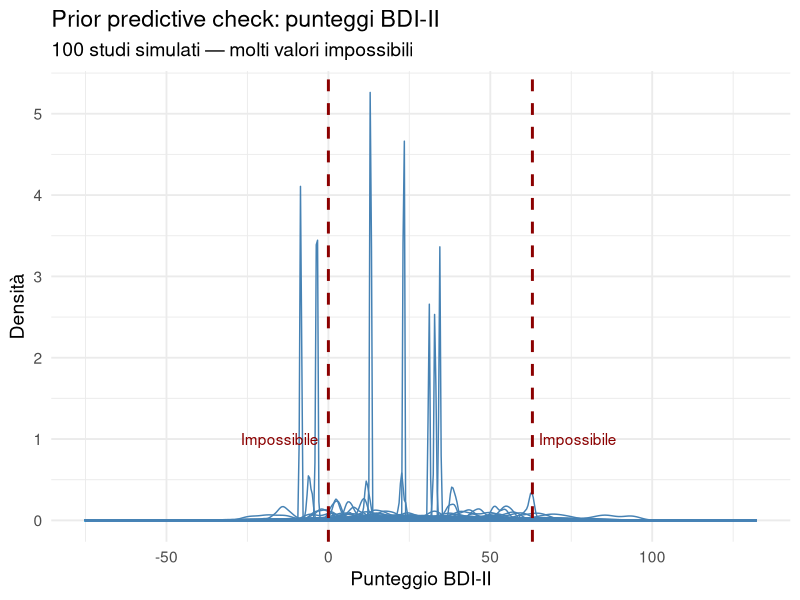
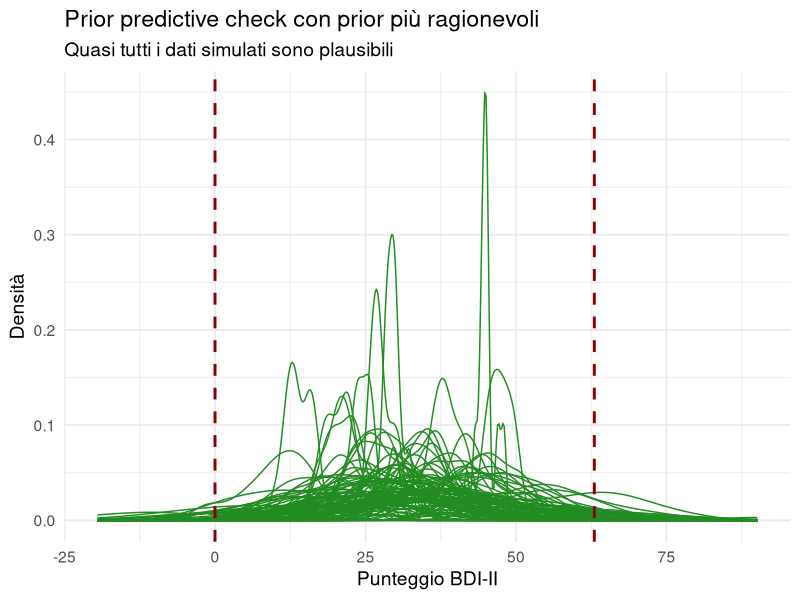
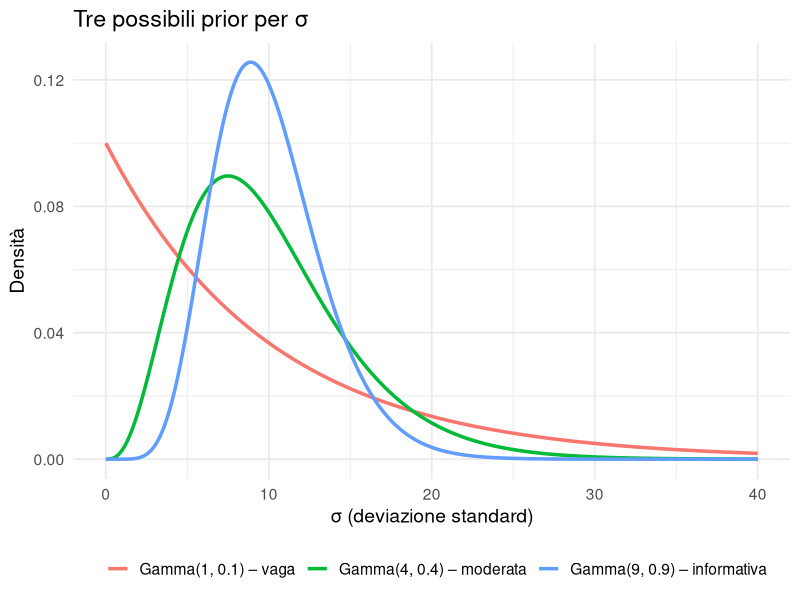
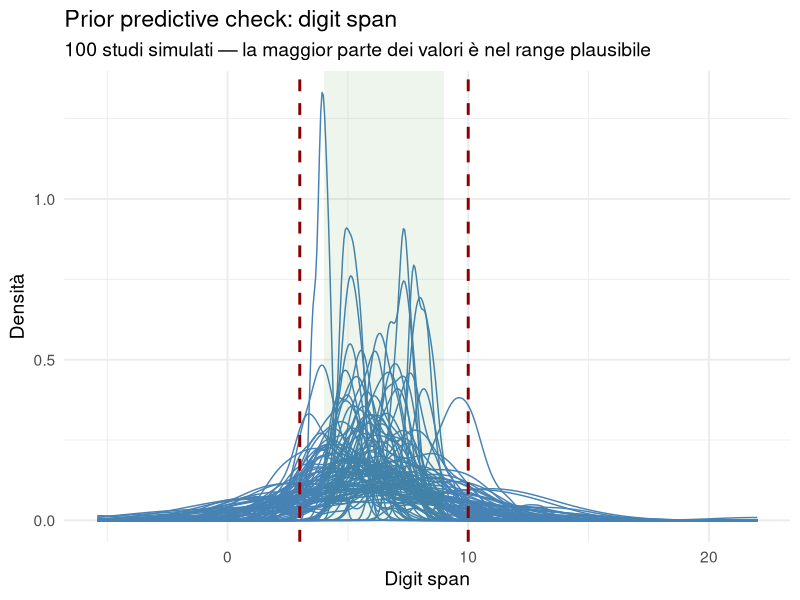

Write the R code that produced these figures, in order.
## ---- chunk 1
#| echo: false
library(ggplot2)
set.seed(42)
## ---- chunk 2
# Passo 1: Simuliamo UN SOLO studio

# 1. Scegliamo una prior per la media (mu)
mu_sim <- rnorm(n = 1, mean = 30, sd = 20)

# 2. Scegliamo una prior per la deviazione standard (sigma)
sigma_sim <- rexp(n = 1, rate = 0.1)

# 3. Generiamo i dati per 20 pazienti
n_pazienti <- 20
punteggi_simulati <- rnorm(
  n = n_pazienti,
  mean = mu_sim,
  sd = sigma_sim
)
## ---- chunk 3
# Vediamo i primi 6 punteggi
head(punteggi_simulati)
## ---- chunk 4
# Altro studio (altri parametri, altri dati)
mu_sim2 <- rnorm(1, mean = 30, sd = 20)
sigma_sim2 <- rexp(1, rate = 0.1)

punteggi_simulati2 <- rnorm(20, mean = mu_sim2, sd = sigma_sim2)
head(punteggi_simulati2)
## ---- chunk 5
# Numero di studi da simulare
n_sim <- 5000
n_pazienti <- 20

# Prior per mu: Normale(media=30, sd=20)
mu_sim <- rnorm(n_sim, mean = 30, sd = 20)

# Prior per sigma: Esponenziale(rate=0.1)
sigma_sim <- rexp(n_sim, rate = 0.1)

# Creiamo una lista vuota per i dati
dati_sim <- vector("list", n_sim)
## ---- chunk 6
# Riempiamo la lista: ogni elemento è uno studio
for (i in 1:n_sim) {
  dati_sim[[i]] <- rnorm(
    n = n_pazienti,
    mean = mu_sim[i],
    sd = sigma_sim[i]
  )
}

# Esempio: primi 6 punteggi del primo studio
head(dati_sim[[1]])
## ---- chunk 7
#| echo: false

library(ggplot2)

# Scegliamo 100 studi a caso
set.seed(123)
indici_studi <- sample(1:n_sim, 100)

# Prepariamo i dati per ggplot
# Uniamo tutti i punteggi dei 100 studi in un unico dataframe
df_sim <- data.frame(
  valore = unlist(dati_sim[indici_studi]),
  simulazione = rep(1:100, each = n_pazienti)
)

# Grafico: una linea per studio (distribuzione dei punteggi)
ggplot(df_sim, aes(x = valore, group = simulazione)) +
  geom_density(alpha = 0.1, color = "steelblue") +
  geom_vline(xintercept = c(0, 63),
             color = "darkred", linewidth = 1, linetype = "dashed") +
  annotate("text", x = -15, y = 1,
           label = "Impossibile", color = "darkred") +
  annotate("text", x = 77, y = 1,
           label = "Impossibile", color = "darkred") +
  labs(title = "Prior predictive check: punteggi BDI-II",
       subtitle = "100 studi simulati — molti valori impossibili",
       x = "Punteggio BDI-II", y = "Densità") +
  theme_minimal(base_size = 14)
## ---- chunk 8
# Uniamo TUTTI i punteggi di tutti gli studi
tutti_i_valori <- unlist(dati_sim)

# Proporzioni
prop_negativi <- mean(tutti_i_valori < 0)
prop_troppo_alti <- mean(tutti_i_valori > 63)
## ---- chunk 9
cat("Valori < 0:", round(prop_negativi * 100, 1), "%\n")
cat("Valori > 63:", round(prop_troppo_alti * 100, 1), "%\n")
cat("Totale valori impossibili:",
    round((prop_negativi + prop_troppo_alti) * 100, 1), "%\n")
## ---- chunk 10
# Prior più informative
mu_sim_good <- rnorm(n_sim, mean = 32, sd = 8)

# Gamma per sigma: media 10
sigma_sim_good <- rgamma(n_sim, shape = 4, rate = 0.4)

# Simuliamo di nuovo
dati_sim_good <- vector("list", n_sim)
for (i in 1:n_sim) {
  dati_sim_good[[i]] <- rnorm(
    n_pazienti,
    mean = mu_sim_good[i],
    sd = sigma_sim_good[i]
  )
}
## ---- chunk 11
tutti_good <- unlist(dati_sim_good)

cat("Con prior più ragionevoli:\n")
cat("Valori < 0:", round(mean(tutti_good < 0) * 100, 2), "%\n")
cat("Valori > 63:", round(mean(tutti_good > 63) * 100, 2), "%\n")
## ---- chunk 12
#| echo: false

# Prima dobbiamo definire idx_sample 
set.seed(123)
idx_sample <- sample(1:n_sim, 100)

# Ora possiamo creare il dataframe
df_good <- data.frame(
  valore = unlist(dati_sim_good[idx_sample]),
  simulazione = rep(1:100, each = n_pazienti)
)

ggplot(df_good, aes(x = valore, group = simulazione)) +
  geom_density(alpha = 0.1, color = "forestgreen") +
  geom_vline(xintercept = c(0, 63),
             color = "darkred", linewidth = 1, linetype = "dashed") +
  labs(title = "Prior predictive check con prior più ragionevoli",
       subtitle = "Quasi tutti i dati simulati sono plausibili",
       x = "Punteggio BDI-II", y = "Densità") +
  theme_minimal(base_size = 14)
## ---- chunk 13
#| echo: false
library(ggplot2)

x_sigma <- seq(0, 40, length.out = 300)

df_sigma <- data.frame(
  x = rep(x_sigma, 3),
  y = c(dgamma(x_sigma, 1, 0.1),
        dgamma(x_sigma, 4, 0.4),
        dgamma(x_sigma, 9, 0.9)),
  Prior = rep(c("Gamma(1, 0.1) – vaga",
                "Gamma(4, 0.4) – moderata",
                "Gamma(9, 0.9) – informativa"),
              each = 300)
)

ggplot(df_sigma, aes(x = x, y = y, color = Prior)) +
  geom_line(linewidth = 1.2) +
  labs(title = "Tre possibili prior per σ",
       x = "σ (deviazione standard)", y = "Densità", color = "") +
  theme_minimal(base_size = 14) +
  theme(legend.position = "bottom")
## ---- chunk 14
simula_bdi <- function(sigma_prior_fn,
                       n_sim = 1000,
                       n_pazienti = 20) {
  
  # 1. Estraiamo le medie per ciascuno studio
  mu_sim <- rnorm(n_sim, mean = 32, sd = 8)
  
  # 2. Estraiamo le sigma dalla prior scelta
  sigma_sim <- sigma_prior_fn(n_sim)
  
  # 3. Generiamo i dati per ciascuno studio
  dati <- sapply(1:n_sim, function(i) {
    rnorm(n_pazienti,
          mean = mu_sim[i],
          sd   = sigma_sim[i])
  })
  
  # 4. Restituiamo tutti i valori come un unico vettore
  as.vector(dati)
}
## ---- chunk 15
dati_vaga <- simula_bdi(function(n) rgamma(n, 1, 0.1))
dati_moderata <- simula_bdi(function(n) rgamma(n, 4, 0.4))
dati_informativa <- simula_bdi(function(n) rgamma(n, 9, 0.9))
## ---- chunk 16
cat("Prior vaga – IQR:", round(IQR(dati_vaga), 1), "\n")
cat("Prior moderata – IQR:", round(IQR(dati_moderata), 1), "\n")
cat("Prior informativa – IQR:", round(IQR(dati_informativa), 1), "\n")
## ---- chunk 17
cat("\nValori fuori range (< 0 o > 63):\n")
cat("Prior vaga:", round(mean(dati_vaga < 0 | dati_vaga > 63) * 100, 1), "%\n")
cat("Prior moderata:", round(mean(dati_moderata < 0 | dati_moderata > 63) * 100, 1), "%\n")
cat("Prior informativa:", round(mean(dati_informativa < 0 | dati_informativa > 63) * 100, 1), "%\n")
## ---- chunk 18
# Prior su mu: media intorno a 6 (incertezza moderata)
prior_mu <- function(n) rnorm(n, mean = 6, sd = 1)

# Prior su sigma: variabilità tipica ~ 1-2 (con coda verso valori più grandi)
prior_sigma <- function(n) rgamma(n, shape = 4, rate = 2)  # media = 2
## ---- chunk 19
cat("Prior su μ: N(6, 1)\n")
cat("  Intervallo 95%:",
    round(qnorm(0.025, 6, 1), 1), "-",
    round(qnorm(0.975, 6, 1), 1), "\n\n")
## ---- chunk 20
cat("Prior su σ: Gamma(4, 2)\n")
cat("  Media:", 4/2, "\n")
cat("  Intervallo 95%:",
    round(qgamma(0.025, 4, 2), 2), "-",
    round(qgamma(0.975, 4, 2), 2), "\n")
## ---- chunk 21
set.seed(1)

n_soggetti <- 25

# 1) estraiamo una possibile media e una possibile SD
mu_1 <- prior_mu(1)
sigma_1 <- prior_sigma(1)

# 2) generiamo i dati per 25 soggetti
digit_1 <- rnorm(n_soggetti, mean = mu_1, sd = sigma_1)
## ---- chunk 22
cat("Studio 1: mu =", round(mu_1, 2), "| sigma =", round(sigma_1, 2), "\n")
head(digit_1)
## ---- chunk 23
mu_2 <- prior_mu(1)
sigma_2 <- prior_sigma(1)

digit_2 <- rnorm(n_soggetti, mean = mu_2, sd = sigma_2)
## ---- chunk 24
cat("Studio 2: mu =", round(mu_2, 2), "| sigma =", round(sigma_2, 2), "\n")
head(digit_2)
## ---- chunk 25
set.seed(123)

n_sim <- 5000
n_soggetti <- 25

# 1) parametri per ciascuno studio
mu_sim <- prior_mu(n_sim)
sigma_sim <- prior_sigma(n_sim)

# 2) lista vuota che conterrà i dati dei 5000 studi
dati_digit <- vector("list", n_sim)

# 3) riempiamo la lista: uno studio alla volta
for (i in 1:n_sim) {
  dati_digit[[i]] <- rnorm(n_soggetti, mean = mu_sim[i], sd = sigma_sim[i])
}

# 4) mettiamo tutti i valori in un unico vettore (per statistiche globali)
tutti_digit <- unlist(dati_digit)
## ---- chunk 26
cat("Statistiche dei dati simulati:\n")
cat("Media:", round(mean(tutti_digit), 2), "\n")
cat("SD:", round(sd(tutti_digit), 2), "\n")
cat("Range:", round(min(tutti_digit), 1), "-", round(max(tutti_digit), 1), "\n\n")
## ---- chunk 27
cat("Valori fuori dal range plausibile (< 3 o > 10):\n")
cat(round(mean(tutti_digit < 3 | tutti_digit > 10) * 100, 1), "%\n")
## ---- chunk 28
#| echo: false
#| fig-height: 4.5
library(ggplot2)

set.seed(123)
idx <- sample(1:n_sim, 100)

df_digit_lines <- data.frame(
  valore = unlist(dati_digit[idx]),
  studio = rep(1:100, each = n_soggetti)
)

ggplot(df_digit_lines, aes(x = valore, group = studio)) +
  geom_density(alpha = 0.1, color = "steelblue") +
  geom_vline(xintercept = c(3, 10), color = "darkred",
             linewidth = 1, linetype = "dashed") +
  annotate("rect", xmin = 4, xmax = 9, ymin = 0, ymax = Inf,
           fill = "forestgreen", alpha = 0.08) +
  labs(title = "Prior predictive check: digit span",
       subtitle = "100 studi simulati — la maggior parte dei valori è nel range plausibile",
       x = "Digit span", y = "Densità") +
  theme_minimal(base_size = 14)
